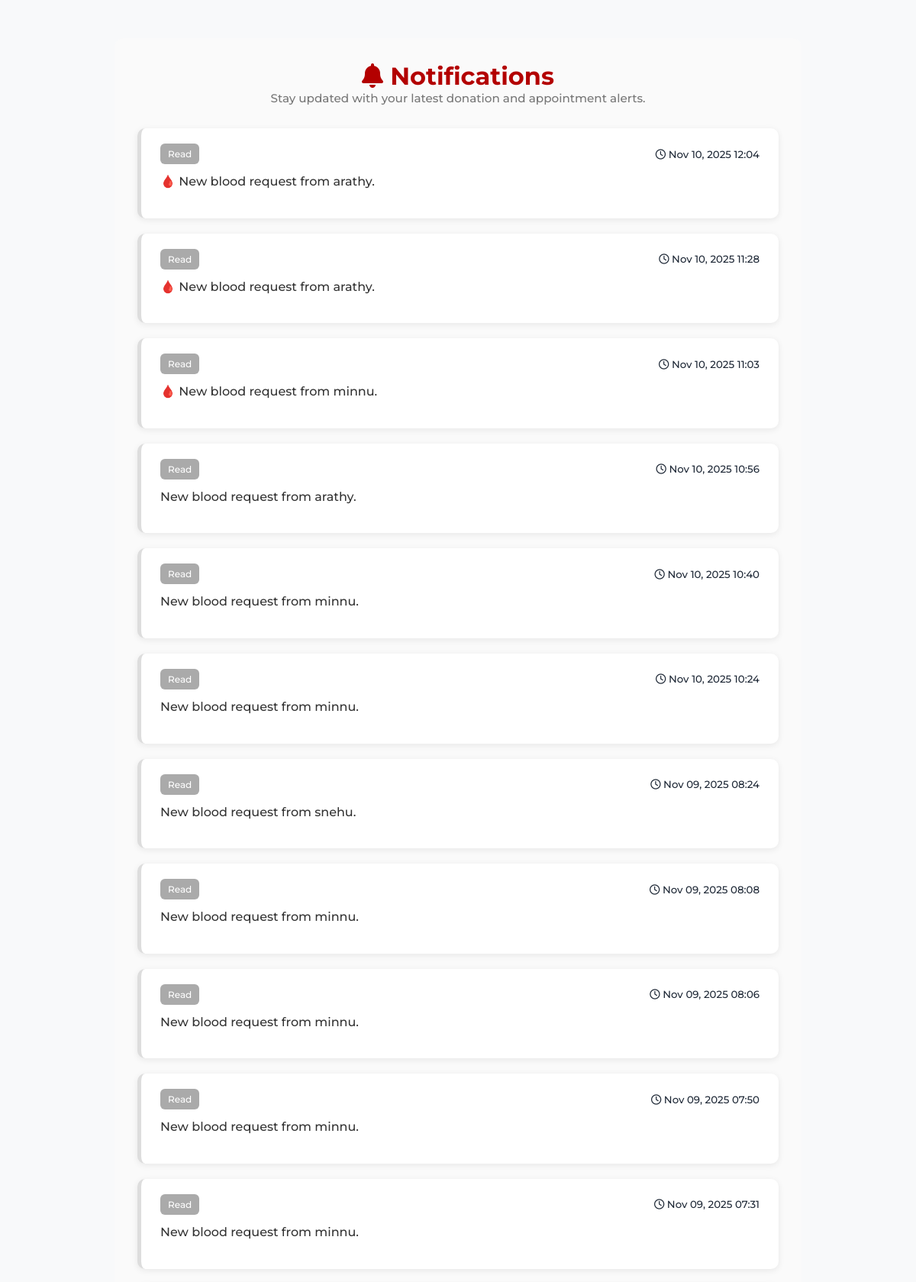
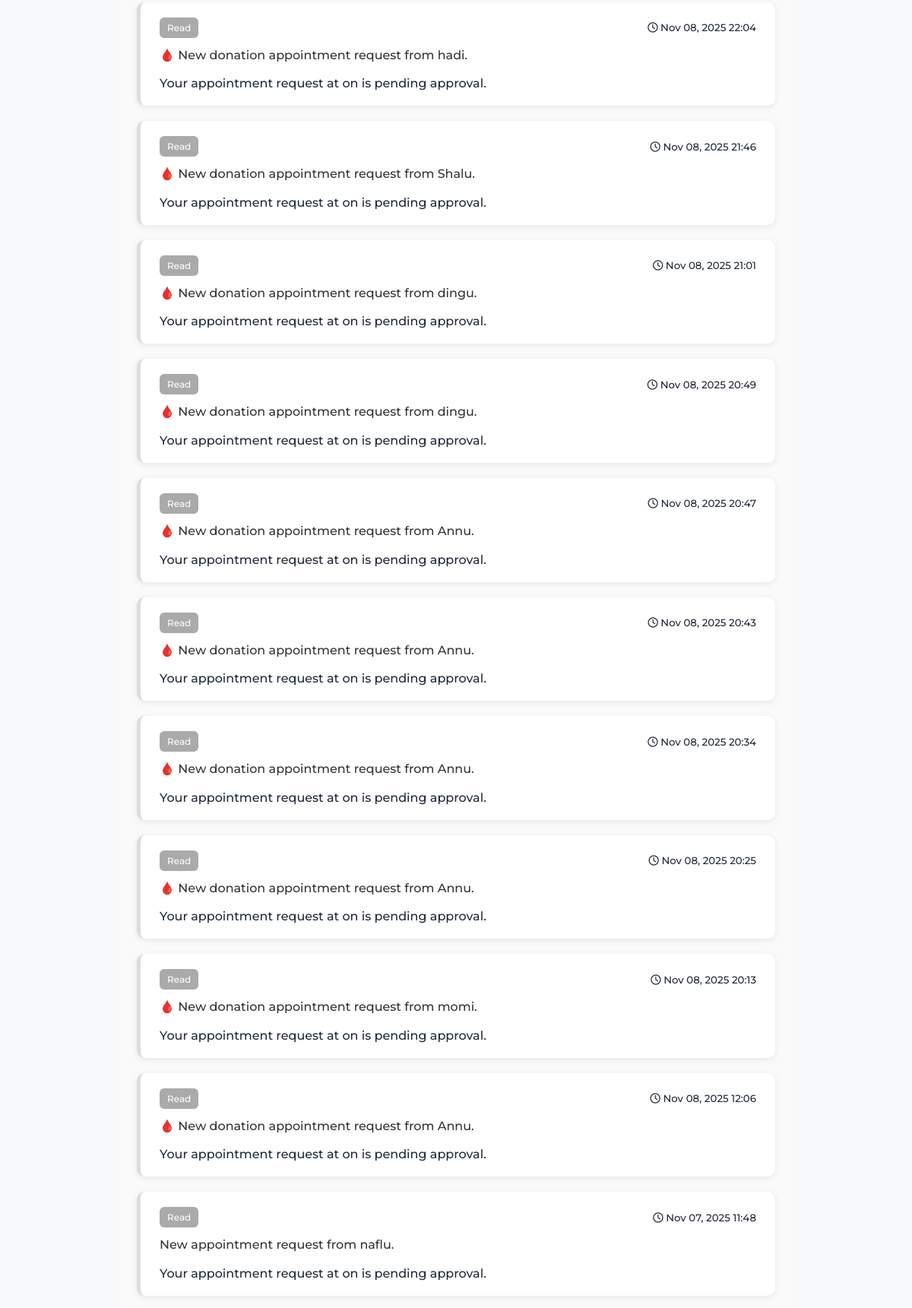
The app's page /view_notifications/ (signed in, upper part) with its own data (2 pictures, top to bottom).
### blood_bank_app/models.py (models this page shows, shortened)
class Notification(models.Model):
    sender = models.ForeignKey(
        User, on_delete=models.CASCADE, related_name='sent_notifications', null=True, blank=True
    )
    user = models.ForeignKey(
        User, on_delete=models.CASCADE, related_name='notifications'  # receiver (hospital)
    )
    message = models.TextField()
    is_read = models.BooleanField(default=False)
    created_at = models.DateTimeField(auto_now_add=True)
    appointment = models.ForeignKey(
        'Appointment',
        on_delete=models.CASCADE,
        null=True, blank=True,
        related_name='notifications'
    )

### blood_bank_app/views.py (the view)
# urls.py: path('view_notifications/', views.view_notifications_donor, name='view_notifications_donor'),
@login_required
def view_notifications_donor(request):
    notifications = Notification.objects.filter(user=request.user).order_by('-created_at')
    unread_notifications = notifications.filter(is_read=False)
    if unread_notifications.exists():
        unread_notifications.update(is_read=True)
    return render(request, 'donor/view_notifications.html', {'notifications': notifications})

### blood_bank_app/templates/donor/view_notifications.html (shortened to what this page needs)
{% extends 'master.html' %}
{% block content %}
<div class="notifications-wrapper">
  <div class="notifications-header">
    <h2><i class="fa-solid fa-bell"></i> Notifications</h2>
    <p class="subtitle">Stay updated with your latest donation and appointment alerts.</p>
  </div>
  {% if notifications %}
    <ul class="notifications-list">
      {% for notification in notifications %}
        <li class="notification-card {% if notification.is_read %}read{% else %}unread{% endif %}">
          <div class="notification-content">
            <div class="notification-header">
              <span class="badge {% if notification.is_read %}bg-secondary{% else %}bg-primary{% endif %}">
                {% if notification.is_read %}Read{% else %}New{% endif %}
              </span>
              <small class="text-muted">
                <i class="fa-regular fa-clock"></i> {{ notification.created_at|date:"M d, Y H:i" }}
              </small>
            </div>
            <p class="message">{{ notification.message }}</p>
{% if "assigned a donation date" in notification.message or "scheduled your blood donation" in notification.message %}
              {% if notification.appointment %}
                {% if notification.appointment.donor_response == 'No Response' %}
                  <div class="action-buttons">
                    <form method="POST" action="{% url 'respond_to_donation_date' notification.appointment.id %}">
                      {% csrf_token %}
                      <button type="submit" name="action" value="accept" class="btn btn-sm btn-success">
                        <i class="fa-solid fa-check"></i> Accept
                      </button>
                      <button type="submit" name="action" value="reschedule" class="btn btn-sm btn-warning">
                        <i class="fa-solid fa-clock-rotate-left"></i> Reschedule
                      </button>
                    </form>
                  </div>
                {% else %}
                  <p class="text-success mt-2"><i class="fa-solid fa-circle-check"></i> Already responded.</p>
                {% endif %}
              {% else %}
                <p class="text-muted">No donation date assigned yet.</p>
              {% endif %}
            {% elif "appointment request" in notification.message %}
              <p>Your appointment request at <strong>{{ notification.appointment.hospital_name }}</strong> on <strong>{{ notification.appointment.appointment_date }}</strong> is pending approval.</p>
            {% endif %}
          </div>
        </li>
      {% endfor %}
    </ul>
  {% else %}
    <div class="no-notifications text-center">
      <i class="fa-regular fa-bell-slash fa-3x text-muted"></i>
      <p class="mt-3 text-muted">You have no notifications yet.</p>
    </div>
  {% endif %}
</div>
{% endblock %}

### blood_bank_app/static/css/index.css (style rules this page uses)
body { margin: 0; font-family: Arial, sans-serif; background-color: #fff5f5; color: #333; }
html { scroll-behavior: smooth; }

### blood_bank_app/static/css/admin_dashboard.css (style rules this page uses)
:root { --primary: #e63946; --primary-dark: #b91c1c; --background: #f8f9fa; --surface: #ffffff; --text-dark: #1f2937; --text-light: #6b7280; --border: #e5e7eb; --shadow: rgba(0, 0, 0, 0.08); }
* { margin: 0; padding: 0; box-sizing: border-box; font-family: "Montserrat"; font-weight: 500; }
body { background-color: var(--background); color: var(--text-dark); overflow-x: hidden; }

### blood_bank_app/templates/donor/view_notifications.html (style rules this page uses)
.notifications-wrapper { max-width: 900px; margin: 50px auto; background-color: #fafafa; padding: 30px; border-radius: 12px; font-family: 'Poppins', sans-serif; }
.notifications-header { text-align: center; margin-bottom: 30px; }
.notifications-header h2 { color: #b30000; font-weight: 700; font-size: 2rem; }
.notifications-header .subtitle { color: #777; font-size: 0.95rem; }
.notifications-list { list-style: none; padding: 0; margin: 0; }
.notification-card { background-color: #fff; border-radius: 10px; box-shadow: 0 2px 8px rgba(0,0,0,0.08); margin-bottom: 20px; padding: 20px 25px; transition: 0.3s ease; border-left: 5px solid transparent; }
.notification-card.read { border-left-color: #ddd; background-color: #fff; }
.notification-header { display: flex; justify-content: space-between; align-items: center; margin-bottom: 10px; }
.notification-header .badge { font-size: 0.75rem; padding: 6px 10px; border-radius: 6px; }
.bg-secondary { background-color: #aaa !important; color: white; }
.message { font-size: 1rem; color: #333; margin-bottom: 15px; line-height: 1.6; }

### records on screen
Notification: is_read "Read", created_at "Nov 10, 2025 12:04", message "🩸 New blood request from arathy."
Notification: is_read "Read", created_at "Nov 10, 2025 11:28", message "🩸 New blood request from arathy."
Notification: is_read "Read", created_at "Nov 10, 2025 11:03", message "🩸 New blood request from minnu."
Notification: is_read "Read", created_at "Nov 10, 2025 10:56", message "New blood request from arathy."
Notification: is_read "Read", created_at "Nov 10, 2025 10:40", message "New blood request from minnu."
Notification: is_read "Read", created_at "Nov 10, 2025 10:24", message "New blood request from minnu."
Notification: is_read "Read", created_at "Nov 09, 2025 08:24", message "New blood request from snehu."
Notification: is_read "Read", created_at "Nov 09, 2025 08:08", message "New blood request from minnu."
Notification: is_read "Read", created_at "Nov 09, 2025 08:06", message "New blood request from minnu."
Notification: is_read "Read", created_at "Nov 09, 2025 07:50", message "New blood request from minnu."
Notification: is_read "Read", created_at "Nov 09, 2025 07:31", message "New blood request from minnu."
Notification: is_read "Read", created_at "Nov 08, 2025 22:04", message "🩸 New donation appointment request from hadi."
Notification: is_read "Read", created_at "Nov 08, 2025 21:46", message "🩸 New donation appointment request from Shalu."
Notification: is_read "Read", created_at "Nov 08, 2025 21:01", message "🩸 New donation appointment request from dingu."
Notification: is_read "Read", created_at "Nov 08, 2025 20:49", message "🩸 New donation appointment request from dingu."
Notification: is_read "Read", created_at "Nov 08, 2025 20:47", message "🩸 New donation appointment request from Annu."
Notification: is_read "Read", created_at "Nov 08, 2025 20:43", message "🩸 New donation appointment request from Annu."
Notification: is_read "Read", created_at "Nov 08, 2025 20:34", message "🩸 New donation appointment request from Annu."
Notification: is_read "Read", created_at "Nov 08, 2025 20:25", message "🩸 New donation appointment request from Annu."
Notification: is_read "Read", created_at "Nov 08, 2025 20:13", message "🩸 New donation appointment request from momi."
Notification: is_read "Read", created_at "Nov 08, 2025 12:06", message "🩸 New donation appointment request from Annu."
Notification: is_read "Read", created_at "Nov 07, 2025 11:48", message "New appointment request from naflu."
